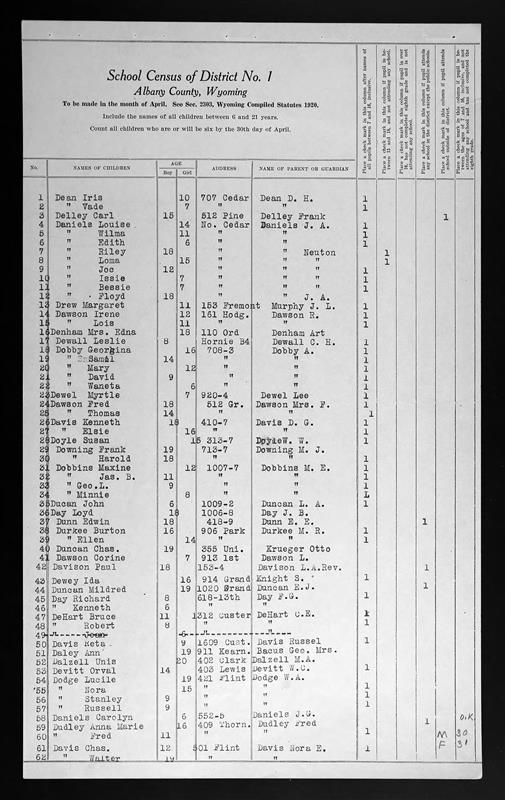
#> input picture Day_7_OCR/img.jpg, 505 x 800 px
$ python line.py
#> lines starting #> are read from the running program, lines starting #| are printed output that depends on the picture; after the words box and inside, x2 and y2 are one past the last pixel; in counts of white or black regions, pixels touching at a corner belong together
import cv2
import numpy as np

# --- Input / Output ---
image_path = "img.jpg"
output_path = "img_output_filtered.jpg"

# --- Load image and preprocess ---
img = cv2.imread(image_path)
#> img is the input picture: shape (800, 505, 3); min 0, max 255, mean 178.5
gray = cv2.cvtColor(img, cv2.COLOR_BGR2GRAY)
edges = cv2.Canny(gray, 50, 150, apertureSize=3)
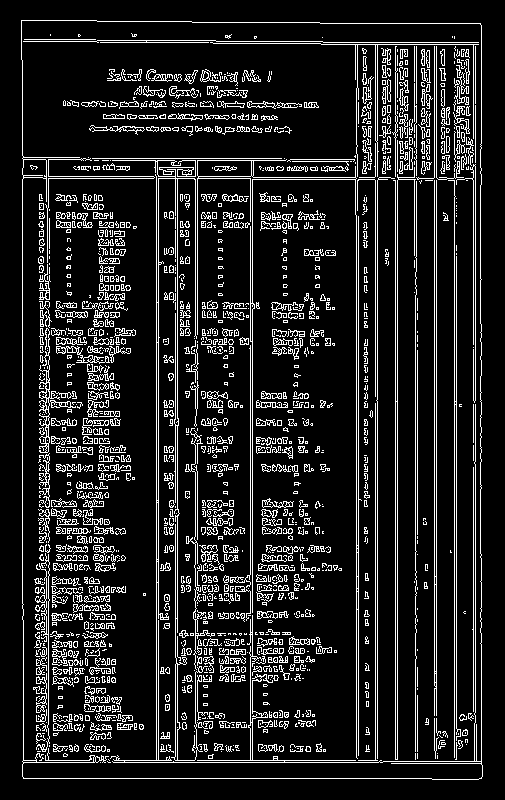
#> edges: shape (800, 505); 12.8% white in thin lines or dots, all inside (x1, y1, x2, y2) = (21, 20, 483, 780)

# --- Hough Line Transform ---
lines = cv2.HoughLinesP(
    edges,
    rho=1,
    theta=np.pi / 180,
    threshold=100,
    minLineLength=50,
    maxLineGap=10
)
#> lines = 205 rows, first 6: [397, 763, 397, 42], [436, 763, 436, 42], [375, 762, 375, 42], [377, 762, 377, 42], [158, 762, 158, 175], [250, 762, 250, 176]

vertical_lines = []
min_length = 100  # initial minimum for vertical filtering
x_merge_tolerance = 15  # tolerance for merging nearby lines

# --- Filter vertical lines ---
if lines is not None:
    for line in lines:
        x1, y1, x2, y2 = line[0]
        angle = np.degrees(np.arctan2(y2 - y1, x2 - x1))
        length = np.sqrt((x2 - x1)**2 + (y2 - y1)**2)

        # keep near-vertical and reasonably long lines
        if abs(angle) > 85 and length >= min_length:
            vertical_lines.append((x1, y1, x2, y2, length))
#> this loop made 205 passes
#> (x1, y1, x2, y2, angle, length) on passes 1 to 3: (397, 763, 397, 42, -90, 721), (436, 763, 436, 42, -90, 721), (375, 762, 375, 42, -90, 720)
#> after the loop, vertical_lines = 74 items, first 6: (397, 763, 397, 42, 721), (436, 763, 436, 42, 721), (375, 762, 375, 42, 720), (377, 762, 377, 42, 720), (158, 762, 158, 175, 587), (250, 762, 250, 176, 586)

# --- Sort lines by x position ---
vertical_lines.sort(key=lambda l: (l[0] + l[2]) / 2)

# --- Merge nearby vertical lines ---
merged_lines = []
if vertical_lines:
    current_group = [vertical_lines[0]]
#> current_group = [(22, 619, 22, 60, 559)]

    for line in vertical_lines[1:]:
        prev_x = np.mean([current_group[-1][0], current_group[-1][2]])
        curr_x = np.mean([line[0], line[2]])

        if abs(curr_x - prev_x) < x_merge_tolerance:
            current_group.append(line)
        else:
            merged_lines.append(max(current_group, key=lambda l: l[4]))
            current_group = [line]
#> this loop made 73 passes
#> (prev_x, curr_x, current_group) on passes 21, 39, 41, 43, 47, 49, 57: (70, 92.5, [(85, 452, 100, 276, 176.6)]), (112, 156, [(156, 762, 156, 176, 586)]), (158, 175, [(175, 762, 175, 158, 604)]), (177, 195, [(195, 728, 195, 158, 570)]), (214, 250, [(250, 762, 250, 176, 586)]), (252, 356, [(356, 762, 356, 215, 547)]), (397, 414, [(414, 267, 414, 44, 223)])
#> (line, prev_x, curr_x) on passes 1 to 6: ((23, 763, 23, 604, 159), 22, 23), ((36, 761, 36, 565, 196), 23, 36), ((39, 569, 39, 369, 200), 36, 39), ((40, 757, 40, 643, 114), 39, 40), ((40, 607, 40, 194, 413), 40, 40), ((41, 643, 41, 194, 449), 40, 41)
#> after the loop, merged_lines = [(42, 758, 42, 198, 560), (101, 506, 101, 195, 311), (158, 762, 158, 175, 587), (175, 762, 175, 158, 604), (195, 728, 195, 158, 570), (250, 762, 250, 176, 586), (395, 763, 395, 42, 721)]

    merged_lines.append(max(current_group, key=lambda l: l[4]))

# --- Draw only lines with length > 500 ---
display_lines = [line for line in merged_lines if line[4] > 500]
#> display_lines = [(42, 758, 42, 198, 560), (158, 762, 158, 175, 587), (175, 762, 175, 158, 604), (195, 728, 195, 158, 570), (250, 762, 250, 176, 586), (395, 763, 395, 42, 721), (434, 763, 434, 42, 721)]

for x1, y1, x2, y2, length in display_lines:
    cv2.line(img, (x1, y1), (x2, y2), (255, 0, 0), 4)
    cv2.putText(img, f"{int(length)}px", (x1 + 5, min(y1, y2) + 30),
                cv2.FONT_HERSHEY_SIMPLEX, 0.6, (0, 0, 255), 2)
#> this loop made 7 passes
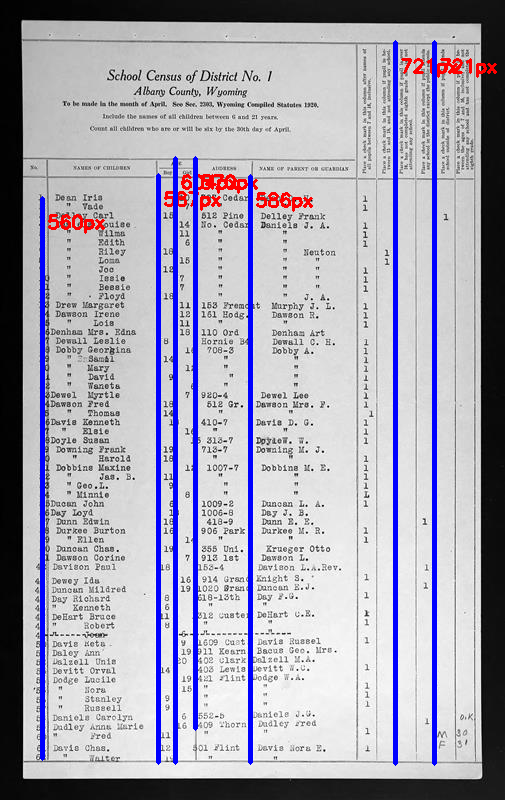
#> img: shape (800, 505, 3); 6.1% of pixels changed, all inside (x1, y1, x2, y2) = (40, 40, 497, 766)

# --- Save output ---
cv2.imwrite(output_path, img)
print(f"✅ Output saved to: {output_path}")

# --- Print coordinates of displayed lines ---
print("\nVertical lines with length > 500 pixels:")
for coords in display_lines:
    print(coords[:4], f"Length = {int(coords[4])} px")
#> this loop made 7 passes
#| (42, 758, 42, 198) Length = 560 px
#| (158, 762, 158, 175) Length = 587 px
#| (175, 762, 175, 158) Length = 604 px
#| (195, 728, 195, 158) Length = 570 px
#| (250, 762, 250, 176) Length = 586 px
#| (395, 763, 395, 42) Length = 721 px
#| (434, 763, 434, 42) Length = 721 px
